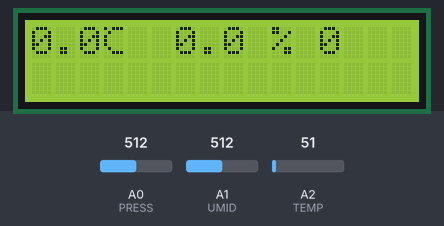
The sketch below on a simulated Arduino Uno, built with avr-gcc and run on an emulated ATmega328P. Shown: 16×2 character LCD. The inputs (shaded band) are chosen by the test bench; at power-on: A0 (PRESS) = 512, A1 (UMID) = 512, A2 (TEMP) = 51. WiFi joins after 1.5 s; servers stay silent unless stated; uploads are accepted with an empty reply; what the sketch prints to the serial monitor is not drawn.

Above: at 2.8 s.
At 13.3 s:
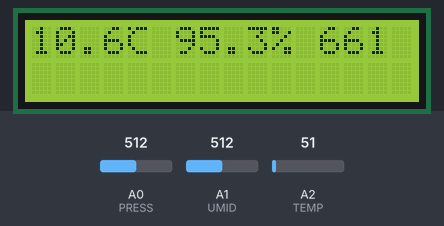

Measured:
- what the display in image 0 shows lasts 10.5 s, from 2.8 s to 13.3 s

The sketch:

STC.ino
```cpp
/*
* STC - Statistiche Territoriali Climatiche.
* Created by Matteo Calò, Davide Pastore and Alessandro Pendinelli on October, 2013.
* Released into the public domain.
*/

// LIBRARIES
#include <LiquidCrystal.h>
#include <SPI.h>
#include <Ethernet.h>

// Enter a MAC address for your controller below.
// Newer Ethernet shields have a MAC address printed on a sticker on the shield
byte mac[] = { 0x90, 0xA2, 0xDA, 0xDE, 0xB2, 0x12 };
// if you don't want to use DNS (and reduce your sketch size)
// use the numeric IP instead of the name for the server:
//IPAddress server(74,125,232,128);  // numeric IP for Google (no DNS)
char server[] = "192.168.1.3";    // name address for Google (using DNS)

// Set the static IP address to use if the DHCP fails to assign
IPAddress ip(192,168,1,4);

// Initialize the Ethernet client library
// with the IP address and port of the server
// that you want to connect to (port 80 is default for HTTP):
EthernetClient client;
// LCD PINS

LiquidCrystal lcd(12, 11, 5, 4, 3, 2);


// VARIABLES DEFINITION AND INITIALIZATION

#define TEMP 2      //TEMPERATURE ACQUISITION ON ANALOG PIN 2
#define UMID 1      //HUMIDITY ACQUISITION ON ANALOG PIN 1
#define PRESS 0     //PRESSURE ACQUISITION ON ANALOG PIN 0

/* Work around a bug with PROGMEM and PSTR where the compiler always
 * generates warnings.
 */
#undef PROGMEM
#define PROGMEM __attribute__(( section(".progmem.data") ))
#undef PSTR
#define PSTR(s) (__extension__({static prog_char __c[] PROGMEM = (s); &__c[0];}))


float val = 0.0;
float T= 0.0;
double umidita = 0.0;
double RH = 0.0;
double RHout = 0.0;
double UM = 0.0;
double Pascal=0.0;
double PS=0.0;
double P=0.0;
float VADC= 5;
int DPR = 0;
int RHCORR = 0;
int PCORR = 0;
int TCORR= 0;
double STAMPA_T = 0;
double STAMPA_U = 0;
double STAMPA_P = 0 ;
byte degree[8] = { //  CHARACTER "°C" DEFINITION
  B10111,
  B01000,
  B10000,
  B10000,
  B10000,
  B01000,
  B00111,
};
int sendDelay = 10000; //Number of milliseconds

void setup() {
  Serial.begin(9600);

    lcd.begin(16,2);
    lcd.createChar(0, degree); // "°C" SYMBOL

  // start the Ethernet connection:
  if (Ethernet.begin(mac) == 0) {
    Serial.println(F("Failed to configure Ethernet using DHCP"));
    // no point in carrying on, so do nothing forevermore:
    // try to congifure using IP address instead of DHCP:
    Ethernet.begin(mac, ip);
  }
  // give the Ethernet shield a second to initialize:
  delay(1000);
  Serial.println(F("connecting..."));


  connectToServer();
}

void loop() {

  // LCD METEO OUTPUT

  lcd.setCursor(0, 0);
  lcd.print(STAMPA_T,1); //SHOW ONLY THE FIRST DECIMAL
  lcd.write((uint8_t)0); //PRINT "°C" CHARACTER (IDE 1.0.1)
  //delay(200);

  lcd.setCursor(6, 0);
  lcd.print(STAMPA_U,1);//SHOW ONLY THE FIRST DECIMAL
  lcd.setCursor(10,0);
  lcd.print("%");
  //delay(200);

  lcd.setCursor(12, 0);
  lcd.print(STAMPA_P,0);//SHOW ONLY THE INTEGER PART
  //delay(200);

  // SERIAL METEO OUTPUT

  STAMPA_T = (temp());
  STAMPA_U = (readUMID());
  STAMPA_P = (pressure());

  String stringT = doubleToString(STAMPA_T,2);
  String stringU = doubleToString(STAMPA_U,2);
  String stringP = doubleToString(STAMPA_P,2);

  /*
  Serial.print("TEMPERATURA ");
  Serial.print(STAMPA_T);
  Serial.write(176);
  Serial.print("C; ");

  Serial.print("UMIDITA' ");
  Serial.print(STAMPA_U);
  Serial.print("%; ");

  Serial.print("PRESSIONE ");
  Serial.print(STAMPA_P);
  Serial.println("mbar");
  */

  //If connection is dead try to reconnect
  if(!client.connected()){
    connectToServer();
  }
  else{
    sendData(stringT, stringU, stringP);

    //Waiting until the server is connected
    while(client.connected()){
      while (client.available()) {
        char c = client.read();
        Serial.print(c);
      }
    }


    client.stop();

    delay(sendDelay);
  }
}


float temp() {
  double nread = 100.0;          // NUMBER OF READINGS
  double somma = 0.0;
  for (int i=0; i<nread; i++)
  {
    val = analogRead(TEMP);
    T = (val-32)/1.8;  //TEMPERATURE
    somma += T;
  }
  delay(100);
  return (somma/nread);
}

double readUMID(){
  double nread = 100.0;          // NUMBER OF READINGS
  double somma = 0.0;
  for (int i=0; i<nread; i++)
  {
    UM = analogRead( UMID );
    RHout=(((UM*VADC/1024.0/3.3)-0.1515)/0.00636)+RHCORR;    //HUMIDITY
    somma += RHout;
  }
  delay(100);
  return  ( somma / nread );
}

float pressure(){
  double nread = 100.0;           // NUMBER OF READINGS
  double somma = 0.0;
  for (int i=0; i<nread; i++)
  {
    Pascal=analogRead(PRESS);
    P=(((Pascal*VADC/1024)/VADC+0.095)/0.009)*10+DPR+PCORR;  //PRESSURE TRANSFERT FUNCTION
    somma += P;
  }
  delay(100);
  return  ( somma / nread );
}


//Rounds down (via intermediary integer conversion truncation)
String doubleToString(double input, int decimalPlaces){
    if(decimalPlaces!=0){
      String string = String((int)(input*pow(10,decimalPlaces)));
      if(abs(input)<1){
        if(input>0)
          string = "0"+string;
        else if(input<0)
          string = string.substring(0,1)+"0"+string.substring(1);
      }
      return string.substring(0,string.length()-decimalPlaces)+"."+string.substring(string.length()-decimalPlaces);
    }
    else {
      return String((int)input);
    }
}

//Send data of sensors
void sendData(String temperatura, String umidita, String pressione){
  Serial.println(F("Sending data to the server..."));

  String postData = "t=" + temperatura + "&u=" + umidita + "&p=" + pressione;

  //DATA TRANSMISSION
  client.println(F("POST /ricevi HTTP/1.1"));
  client.println(F("Host: 192.168.1.3")); //Change this to the server address
  client.println(F("Content-Type: application/x-www-form-urlencoded"));
  client.println(F("User-Agent: Arduino/1.0"));
  client.println(F("Connection: close"));
  client.print(F("Content-Length:"));
  client.println(postData.length());

  client.println();
  client.print(postData);
  client.println();

  //Serial.println(postData.length());
  Serial.println(postData);
}


//Connect to server
void connectToServer(){
  // if you get a connection, report back via serial:
  if (client.connect(server, 80)) {
    Serial.println("connected");
  }
  else {
    // if you didn't get a connection to the server:
    Serial.println("connection failed..reconnecting");
    client.stop();
  }
}
```
